Frame 1 (no input): blank canvas, image omitted
Frame 60 (no input): blank canvas, image omitted
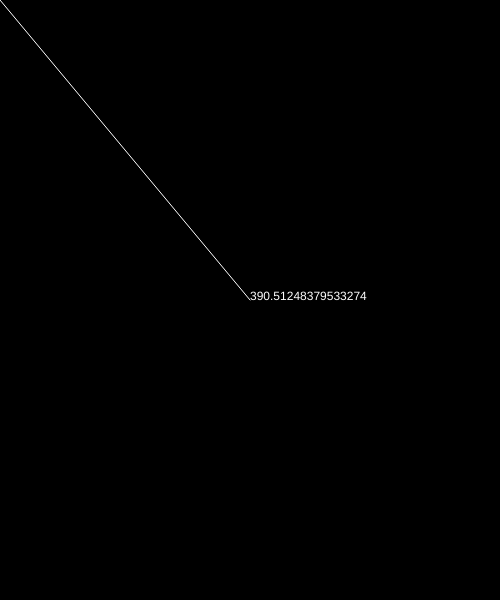
Frame 120 (the mouse pressed at the canvas centre since frame 60)

The p5.js sketch whose frames 1 and 60 were blank and that drew this single picture after the mouse press (run headless with seeded random() and noise() and a simulated clock; from frame 60 on, the mouse is pressed at the canvas centre):

// p5.js sketch
// ── sketch.js
var vector;
function setup() {
  createCanvas(500,600);
}

function draw() {
  background(0);
  
  vector = createVector(mouseX,mouseY);
  
  stroke(255);
  line(0,0,vector.x,vector.y);
  noStroke();
  fill(255);
  text(vector.mag(),vector.x,vector.y);
  
}
